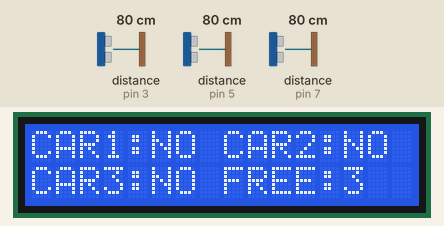
Recording of a sketch running on a simulated Arduino Uno, built with avr-gcc and run on an emulated ATmega328P. Parts: 16×2 character LCD. Wiring (inferred from the names in the program): 3 × ultrasonic range finder: trigger pin 2, echo pin 3 / trigger pin 4, echo pin 5 / trigger pin 6, echo pin 7. The test bench sets the inputs (shaded band); at power-on: distance to the obstacle (sensors on pin 3, pin 5, pin 7) 80 cm. The echo pulse lasts 58.3 µs per cm.

Above: at 3.2 s.
3.3 s: distance to the obstacle (sensor on pin 3) set to 2 cm
At 4.2 s:
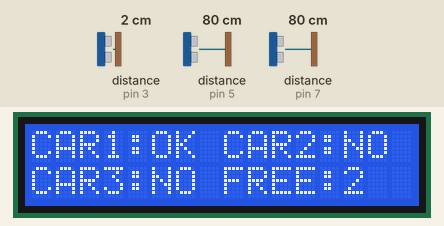
4.8 s: distance to the obstacle (sensor on pin 5) set to 2 cm
At 5.9 s:
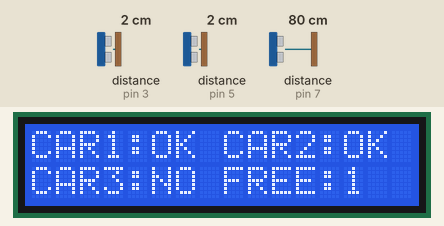
6.5 s: distance to the obstacle (sensor on pin 7) set to 2 cm
At 7.6 s:
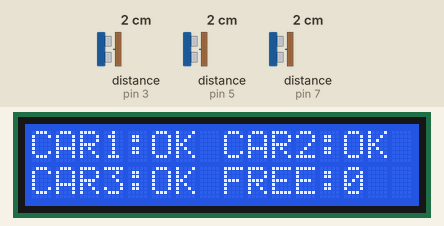
8.1 s: distance to the obstacle (sensor on pin 3) set to 9 cm
At 9.4 s:
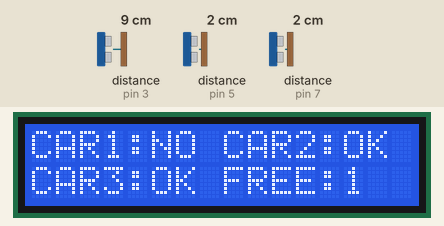
9.7 s: distance to the obstacle (sensor on pin 5) set to 9 cm
At 10.2 s:
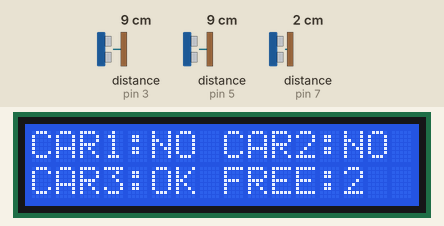
11.4 s: distance to the obstacle (sensor on pin 3) set to 4 cm
At 12.3 s:
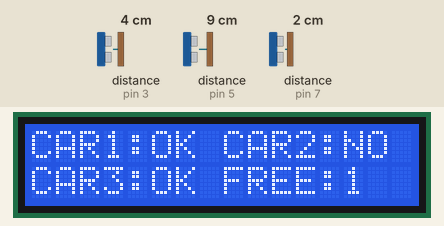
Timing chart, 0 to 14.0 s (numbered marks = the images above; inputs shaded):
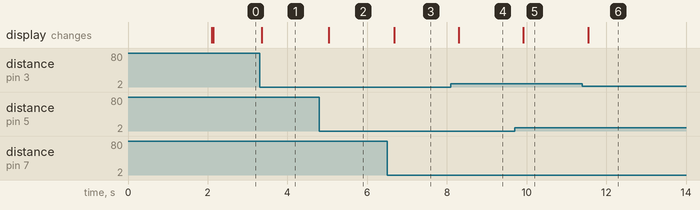

The sketch:

Final_Codes_For_Smart_ParkingSystem.ino
```cpp
#include <LiquidCrystal_I2C.h>
#include <SoftwareSerial.h>
#include <Servo.h>
SoftwareSerial mySerial(10, 11);
LiquidCrystal_I2C lcd(0x27, 16, 2); // set the LCD address to 0x27 for a 16 chars and 2 line display
const int trig_1 = 2;
const int echo_1 = 3;
const int trig_2 = 4;
const int echo_2 = 5;
const int trig_3 = 6;
const int echo_3 = 7;
float distanceCM_1 = 0, resultCM_1 = 0;
float distanceCM_2 = 0, resultCM_2 = 0;
float distanceCM_3 = 0, resultCM_3 = 0;
long Time_1, Time_2, Time_3;
float car_1, car_2, car_3;
float Dist_1 = 8.0, Dist_2 = 8.0, Dist_3 = 8.0;
int total = 0, timer_cnt = 0;
void setup()
{
  mySerial.begin(115200);
  pinMode(trig_1, OUTPUT);
  pinMode(trig_2, OUTPUT);
  pinMode(trig_3, OUTPUT);
  pinMode(echo_1, INPUT);
  pinMode(echo_2, INPUT);
  pinMode(echo_3, INPUT);
  digitalWrite(trig_1, LOW);
  digitalWrite(trig_2, LOW);
  digitalWrite(trig_3, LOW);
  lcd.init();
  lcd.backlight();
  lcd.setCursor(0, 0);
  lcd.print("  IoT CAR PARK");
  lcd.setCursor(0, 1);
  lcd.print(" MONITOR SYSTEM");
  delay(2000);
  lcd.clear();
}

void loop()
{
  total = 0;
  car_1 = sensor_1();
  car_2 = sensor_2();
  car_3 = sensor_3();
  lcd.setCursor(0, 0);
  lcd.print("CAR1:");
  if (car_1 <= Dist_1)
  {
    lcd.print("OK ");
  }
  else
  {
    total += 1;
  }
  if (car_1 > Dist_1)   lcd.print("NO ");
  lcd.print("CAR2:");
  if (car_2 <= Dist_2)
  {
    lcd.print("OK ");
  }
  else
  {
    total += 1;
  }
  if (car_2 > Dist_2)   lcd.print("NO ");
  lcd.setCursor(0, 1);
  lcd.print("CAR3:");
  if (car_3 <= Dist_3)
  {
    lcd.print("OK ");
  }
  else
  {
    total += 1;
  }
  if (car_3 > Dist_3)   lcd.print("NO ");
  lcd.print("FREE:");
  lcd.print(total);
  if (timer_cnt >= 50)
  {
    mySerial.print('*');
    mySerial.print(total);
    mySerial  .println('#');
    timer_cnt = 0;
  }
  timer_cnt += 1;
  delay(200);
}

float sensor_1(void)
{
  digitalWrite(trig_1, HIGH);
  delayMicroseconds(10);
  digitalWrite(trig_1, LOW);
  Time_1 = pulseIn(echo_1, HIGH);
  distanceCM_1 = Time_1 * 0.034;
  return resultCM_1 = distanceCM_1 / 2;
}

float sensor_2(void)
{
  digitalWrite(trig_2, HIGH);
  delayMicroseconds(10);
  digitalWrite(trig_2, LOW);
  Time_2 = pulseIn(echo_2, HIGH);
  distanceCM_2 = Time_2 * 0.034;
  return resultCM_2 = distanceCM_2 / 2;
}

float sensor_3(void)
{
  digitalWrite(trig_3, HIGH);
  delayMicroseconds(10);
  digitalWrite(trig_3, LOW);
  Time_3 = pulseIn(echo_3, HIGH);
  distanceCM_3 = Time_3 * 0.034;
  return resultCM_3 = distanceCM_3 / 2;
}
```

Measured:
- after the input at 3.3 s, the display: changes after 0.06 s (image 1)
- after the input at 4.8 s, the display: changes after 0.24 s (image 2)
- after the input at 6.5 s, the display: changes after 0.18 s (image 3)
- after the input at 8.1 s, the display: changes after 0.20 s (image 4)
- after the input at 9.7 s, the display: changes after 0.22 s (image 5)
- after the input at 11.4 s, the display: changes after 0.14 s (image 6)
